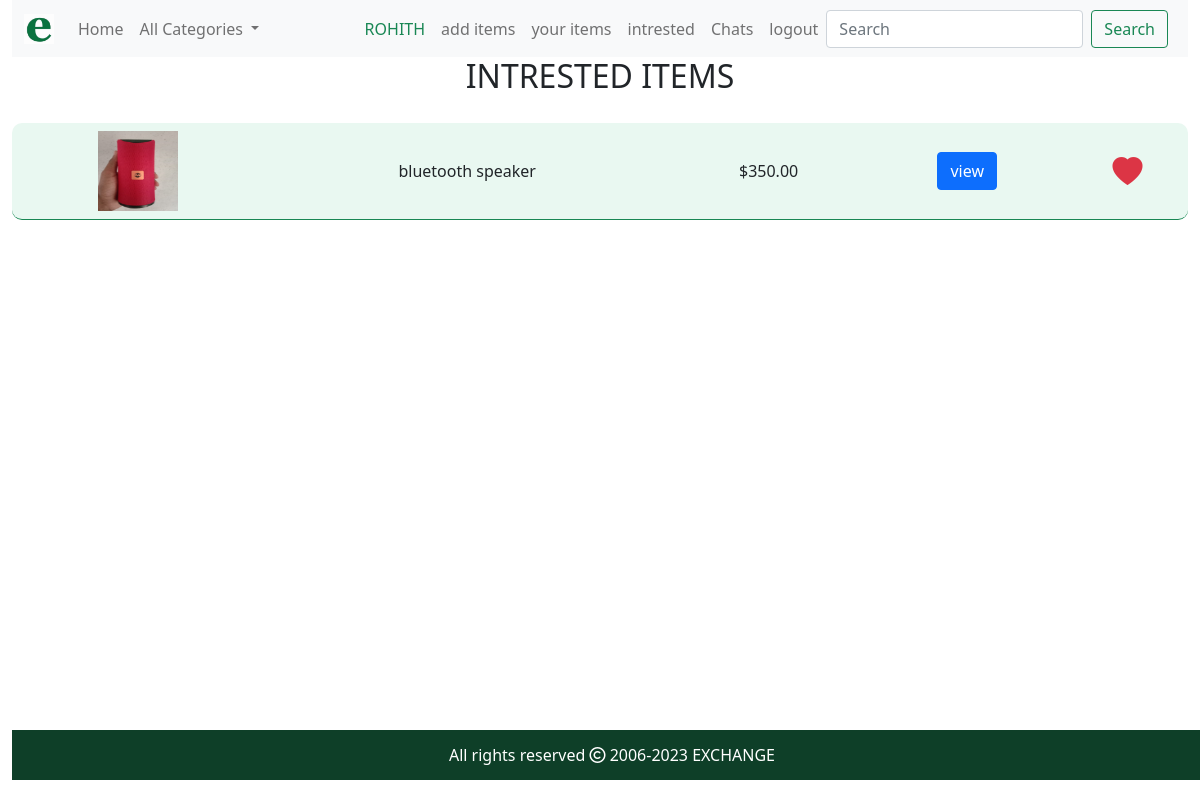
/liked/ (signed in), run on the app's committed database.
### cart/models.py (models this page shows, shortened)
class Liked(models.Model):
    user=models.ForeignKey(User,on_delete=models.CASCADE)
    products = models.ForeignKey(Products, on_delete=models.CASCADE)
    date_added=models.DateField(auto_now_add=True)

### shop/models.py (models this page shows, shortened)
class Products(models.Model):
    user = models.ForeignKey(User, on_delete=models.CASCADE)
    category = models.ForeignKey(Category, on_delete=models.CASCADE)
    name = models.CharField(max_length=200,)
    description = models.TextField(blank=True)
    price = models.DecimalField(max_digits=10, decimal_places=2)
    address = models.TextField()
    phone = models.CharField(max_length=20)
    image1 = models.ImageField(upload_to='product_image', null=True)
    image2 = models.ImageField(upload_to='product_image', null=True)
    image3 = models.ImageField(upload_to='product_image', null=True)
    created = models.DateTimeField(auto_now_add=True)
    updated = models.DateTimeField(auto_now=True)

### cart/views.py (the view)
# urls.py: path('',views.likedview,name='likedview'),
@login_required()
def likedview(request):
    liked=None
    user=request.user
    try:
        liked=Liked.objects.filter(user=user).order_by('-id')
    except Liked.DoesNotExist:
        pass
    return render(request,'likedview.html',{'liked':liked})

### cart/context_processors.py (called while the page is built)
def like_counter(request):
    like_count = 0
    if request.user.is_authenticated:
        user = request.user
        try:
            likes = Liked.objects.filter(user=user)
            for i in likes:
                like_count += 1
        except:
            like_count = None
    return {'like_count': like_count}

### chats/context_processors.py (called while the page is built)
def conv_noti(request):
    n=False
    if request.user.is_authenticated:
        u = request.user
        c = Conversation.objects.filter(participants=u).filter(notification=True)
        for i in c:
            if(i.latest_message.sender != u):
                n=True
                break
            else:
                pass
        else:
            pass
    return {'n':n}

### shop/context_processors.py (called while the page is built)
def menu_links(request):
    links=Category.objects.all()
    return {'links':links}

### templates/likedview.html (shortened to what this page needs)
{% extends 'base.html' %}
{% load static %}
{% block content%}
<h2 class="text-center">INTRESTED ITEMS</h2>
<table class="table text-center align-middle" style="border-collapse:separate;border-spacing:0 10px;">
    {% for i in liked %}
    <tr style="background-color:#e9f8f1;" class="border border-success">
            {% if i.products.image1 %}
        <td style=" border-radius:10px 0px 0px 10px;"><img src="{{i.products.image1.url}}"  alt="..." height="80px" width="80px"></td>
            {% else %}
        <td><img src="" class="card-img-top"  alt="..." height="250px"></td>
            {% endif %}
       <td>{{i.products.name}}</td>
        <td>${{i.products.price}}</td>
        <td><a href="{% url 'shop:item_details' i.products.id %}" class="btn btn-primary btn-md">view</a></td>
        <td style=" border-radius:0px 10px 10px 0px;"><a href="{% url 'cart:like' i.products.id %}" ><i style="font-size:30px;" class="bi bi-heart-fill text-danger"></i></a></td>
    </tr>
    {% empty %}
        <h5 class="text-center text-danger">NOTHING TO SHOW</h5>
    {% endfor %}
</table>
{% endblock%}

### templates/base.html (shortened to what this page needs)
<!DOCTYPE html>
{% load static %}
<html lang="en">
<head>
    <link href="https://cdn.jsdelivr.net/npm/bootstrap@5.0.2/dist/css/bootstrap.min.css" rel="stylesheet">
    <link rel="stylesheet" href="https://cdn.jsdelivr.net/npm/bootstrap-icons@1.10.2/font/bootstrap-icons.css">
    <link rel="stylesheet" href="{% static 'css/custom1.css' %}">
    <link rel="stylesheet" href=" https://cdnjs.cloudflare.com/ajax/libs/font-awesome/6.4.0/css/all.min.css">
</head>
<body style="">
<div class="container-fluid">
<header class="sticky-top">
    <nav class="navbar navbar-expand-lg navbar-light bg-light">
  <div class="container-fluid">
    <a class="navbar-brand" href="{% url 'shop:home' %}">
        <img src="{% static 'img/elogo.jpg' %}" alt="img" height="30px" width="30px" class="d-inline-block align-text-top">
        </a>
    <div class="collapse navbar-collapse" id="navbarSupportedContent">
      <ul class="navbar-nav me-auto mb-2 mb-lg-0">
        <li class="nav-item">
          <a class="nav-link" aria-current="page" href="{% url 'shop:home' %}">Home</a>
        </li>
          <li class="nav-item dropdown">
          <a class="nav-link dropdown-toggle" href="#" id="navbarDropdown" role="button" data-bs-toggle="dropdown" aria-expanded="false">
            All Categories
          </a>
        </li>
        </ul>
        <ul class="navbar-nav mb-2 mb-lg-0">
            {% if user.is_authenticated %}
            <li class="nav-item">
                    <a class="nav-link text-success"  href="{% url 'user:update-user' %}">{{user.username | upper}}</a>
            </li>
            <li class="nav-item">
                    <a class="nav-link"  href="{% url 'shop:add_items'%}">add items</a>
            </li>
            <li class="nav-item">
                    <a class="nav-link"  href="{% url 'shop:your_items'%}">your items</a>
            </li>
            <li class="nav-item">
                    <a class="nav-link"  href="{% url 'cart:likedview' %}">intrested</a>
            </li>
            <li class="nav-item">
                    <a class="nav-link"  href="{% url 'chats:yourchats' %}">Chats
                    </a>
            </li>
            <li class="nav-item">
                    <a class="nav-link" href="{% url 'user:logout' %}">logout</a>
            </li>
                {% else %}
            <li class="nav-item">
                    <a class="nav-link" href="{% url 'user:login' %}">login</a>
            </li>
                {% endif %}
        </ul>
      <form method="POST" class="d-flex" action="{% url 'search:searchresult' %}">
        <input class="form-control me-2" type="search" name="q" placeholder="Search" aria-label="Search">
        <button class="btn btn-outline-success" type="submit">Search</button>
      </form>
        <ul class="navbar-nav p-1">
        </ul>
    </div>
  </div>
</nav>
</header>
    {% block content %}
    {% endblock %}
<div>
    {% block footer %}
    <footer class="footer">
        <p>All rights reserved <i class="fa-regular fa-copyright"></i> 2006-2023 EXCHANGE</p>
    </footer>
    {% endblock %}
</div>
</div>
</body>
</html>

### static/css/custom1.css (style rules this page uses)
body { min-height:90vh; position:relative; }
.footer { width:100%; height:50px; background-color:#0e3f28; color:white; line-height:50px; text-align:center; margin-top:10px; position:absolute; bottom:-60px }

### data on the page
Liked: products.image1 (picture), products.name "bluetooth speaker", products.price "350.00"

### other printed values
{{ user.username | upper }} "ROHITH"
